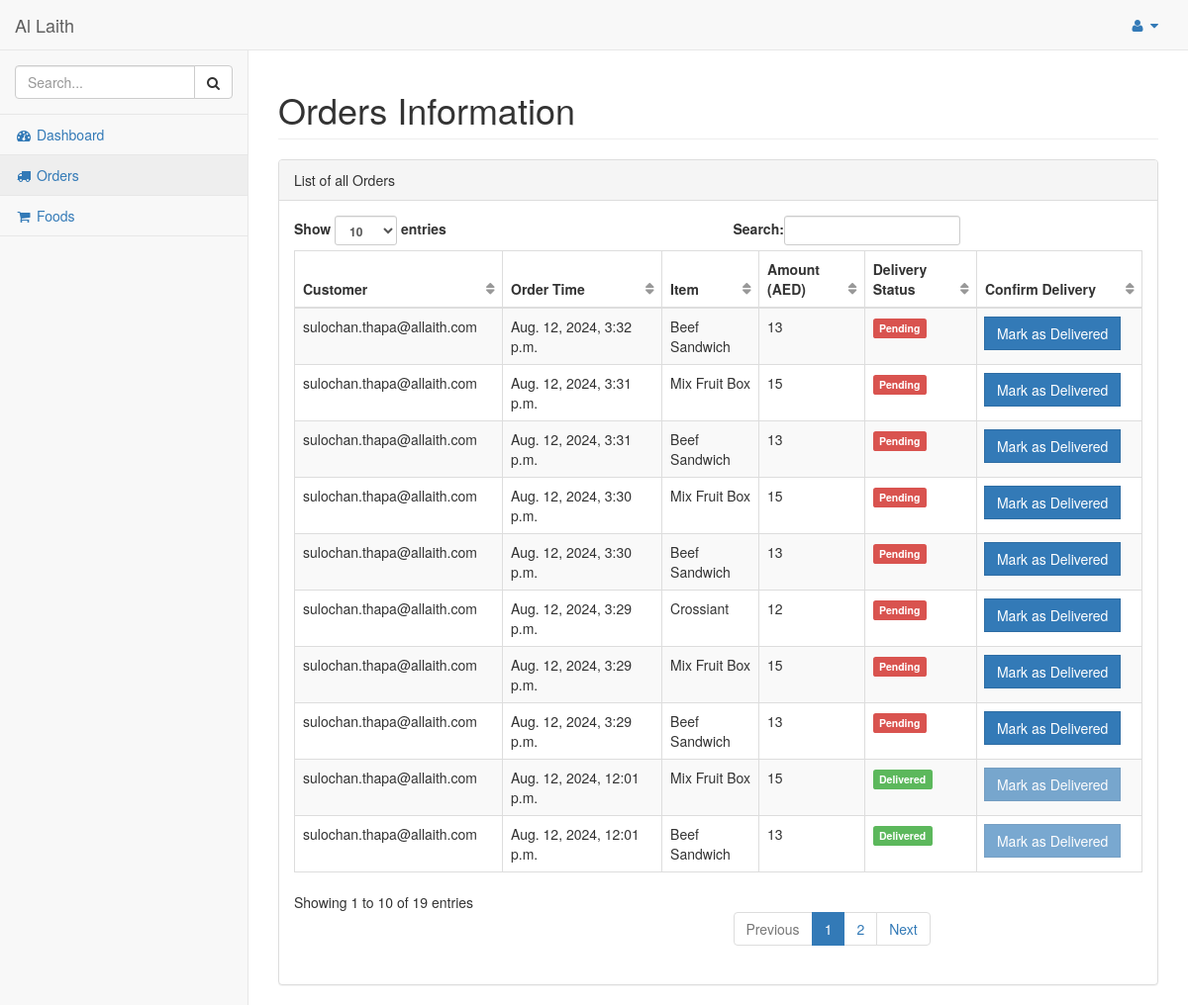
Screenshot of /dashboard/admin/orders/ (signed in) with the database file from the repository.
### hotel/models.py (models this page shows, shortened)
class Order(models.Model):
    pending = 'Pending'
    completed = 'Completed'
    STATUS = (
        (pending,pending),
        (completed,completed),
    )
    customer = models.ForeignKey(Customer,on_delete=models.CASCADE)
    order_timestamp = models.DateTimeField(auto_now_add=True)
    delivery_status = models.CharField(max_length = 100, choices = STATUS)
    if_cancelled = models.BooleanField(default = False)
    total_amount = models.IntegerField()

class Customer(models.Model):
    customer = models.ForeignKey(User, on_delete=models.CASCADE)
    orders = models.IntegerField(default=0)
    total_sale = models.IntegerField(default=0)

class OrderContent(models.Model):
    quantity = models.IntegerField(default=1)
    food = models.ForeignKey(Food, on_delete=models.CASCADE)
    order = models.ForeignKey(Order, on_delete=models.CASCADE)

class Food(models.Model):
    disabled = 'Disabled'
    enabled = 'Enabled'
    STATUS = (
        (disabled, disabled),
        (enabled, enabled),
    )
    name = models.CharField(max_length=250)
    status = models.CharField(max_length=50, choices=STATUS)
    content_description = models.TextField()
    sale_price = models.FloatField()
    image = models.FileField(blank=True, null =True)
    num_order = models.IntegerField(default=0)
    quantity_available = models.IntegerField()

### hotel/views.py (the view)
# urls.py: url(r'^dashboard/admin/orders/$', views.orders_admin, name='orders_admin'),
@login_required
@staff_member_required
def orders_admin(request):
    orders = Order.objects.filter().order_by('-order_timestamp')
    orders_with_contents = []
    for order in orders:
        order_contents = OrderContent.objects.filter(order=order)
        orders_with_contents.append({
            'order': order,
            'contents': order_contents
        })
    return render(request, 'admin_temp/orders.html', {'orders_with_contents': orders_with_contents})

### hotel/templates/admin_temp/orders.html (shortened to what this page needs)
{% load static %}
{% include "includes/base.html" %}
{% include "includes/navbarheader.html" %}
{% include "includes/navtop.html" %}
{% include "includes/sidemenu.html" %}
        </nav>
        <div id="page-wrapper">
            <div class="row">
                <div class="col-lg-12">
                    <h1 class="page-header">Orders Information</h1>
                </div>
            </div>
            <div class="row">
                <div class="col-lg-12">
                    <div class="panel panel-default">
                        <div class="panel-heading">
                            List of all Orders
                        </div>
                        <div class="panel-body">
                            <table width="100%" class="table table-striped table-bordered table-hover" id="dataTables-example">
                                <thead>
                                    <tr>
                                        <th>Customer</th>
                                        <th>Order Time</th>
                                        <th>Item</th>
                                        <th>Amount (AED)</th>
                                        <th>Delivery Status</th>
                                        <th>Confirm Delivery</th>
                                    </tr>
                                </thead>
                                <tbody>
                                    {% for order_dict in orders_with_contents %}
                                    <tr>
                                        <td>{{ order_dict.order.customer.customer.email }}</td>
                                        <td>{{ order_dict.order.order_timestamp }}</td>
                                        <td>
                                            {% for content in order_dict.contents %}
                                                {{ content.food.name }}
                                            {% endfor %}
                                        </td>
                                        <td>{{ order_dict.order.total_amount }}</td>
                                        <td>
                                            {% if order_dict.order.delivery_status == 'Completed' %}
                                                <span class="label label-success">Delivered</span>
                                            {% else %}
                                                <span class="label label-danger">Pending</span>
                                            {% endif %}
                                        </td>
                                        <td>
                                            <a href="{% url 'hotel:confirm_delivery' order_dict.order.id %}">
                                                <span class="input-group-btn">
                                                    <button class="btn btn-primary {% if order_dict.order.delivery_status == 'Completed' %}disabled{% endif %}" type="button">Mark as Delivered</button>
                                                </span>
                                            </a>
                                        </td>
                                    </tr>
                                    {% endfor %}
                                </tbody>
                            </table>
                        </div>
                    </div>
                </div>
            </div>
        </div>
    </div>
</body>
</html>

### rows the page displays
Order: order.customer.customer.email "sulochan.thapa@allaith.com", order.order_timestamp "Aug. 12, 2024, 3:32 p.m.", order.total_amount "13", delivery_status "Pending"
OrderContent: food.name "Beef Sandwich"
Order: order.customer.customer.email "sulochan.thapa@allaith.com", order.order_timestamp "Aug. 12, 2024, 3:31 p.m.", order.total_amount "15", delivery_status "Pending"
OrderContent: food.name "Mix Fruit Box"
Order: order.customer.customer.email "sulochan.thapa@allaith.com", order.order_timestamp "Aug. 12, 2024, 3:31 p.m.", order.total_amount "13", delivery_status "Pending"
OrderContent: food.name "Beef Sandwich"
Order: order.customer.customer.email "sulochan.thapa@allaith.com", order.order_timestamp "Aug. 12, 2024, 3:30 p.m.", order.total_amount "15", delivery_status "Pending"
OrderContent: food.name "Mix Fruit Box"
Order: order.customer.customer.email "sulochan.thapa@allaith.com", order.order_timestamp "Aug. 12, 2024, 3:30 p.m.", order.total_amount "13", delivery_status "Pending"
OrderContent: food.name "Beef Sandwich"
Order: order.customer.customer.email "sulochan.thapa@allaith.com", order.order_timestamp "Aug. 12, 2024, 3:29 p.m.", order.total_amount "12", delivery_status "Pending"
OrderContent: food.name "Crossiant"
Order: order.customer.customer.email "sulochan.thapa@allaith.com", order.order_timestamp "Aug. 12, 2024, 3:29 p.m.", order.total_amount "15", delivery_status "Pending"
OrderContent: food.name "Mix Fruit Box"
Order: order.customer.customer.email "sulochan.thapa@allaith.com", order.order_timestamp "Aug. 12, 2024, 3:29 p.m.", order.total_amount "13", delivery_status "Pending"
OrderContent: food.name "Beef Sandwich"
Order: order.customer.customer.email "sulochan.thapa@allaith.com", order.order_timestamp "Aug. 12, 2024, 12:01 p.m.", order.total_amount "15", delivery_status "Delivered"
OrderContent: food.name "Mix Fruit Box"
Order: order.customer.customer.email "sulochan.thapa@allaith.com", order.order_timestamp "Aug. 12, 2024, 12:01 p.m.", order.total_amount "13", delivery_status "Delivered"
OrderContent: food.name "Beef Sandwich"
